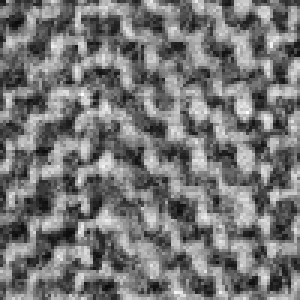
#> input picture images/orig_image_rezise.png, 100 x 100 px, given in place of brodatz_D11.jpeg, which was not available (shown 3 times larger)
$ python gabor_class_test_scaling12.py   (Python 2 division)   (older library calls are emulated)
#> lines starting #> are read from the running program, lines starting #| are printed output that depends on the picture; after the words box and inside, x2 and y2 are one past the last pixel; in counts of white or black regions, pixels touching at a corner belong together; long printed decimals are rounded; pictures that were not available may be replaced by others from this repository, and a replacement may not be noted
### images/gabor_complex.py
# encoding: utf-8
# gabor.py
# 2012-3-8
# Eiichiro Momma

__author__ = 'Frederik Hagelskjær'
import numpy as np
import cv2


def mkKernel(ks, sig, th , lm, ps, gm):
        """ Check the kernel size"""
        if not ks%2:
            exit(1)

        """ Definition of the varibles"""
        theta = th
        psi = ps
        sigma = np.float(sig)
        lmbd = np.float(lm)
        gamma = gm

        """Creating the kernel size"""
        xs=np.linspace(-1*ks/10.,1*ks/10.,ks)
        ys=np.linspace(-1*ks/10.,1*ks/10.,ks)
#        xs=np.linspace(-1*ks,1*ks,ks)
#        ys=np.linspace(-1*ks,1*ks,ks)

        """Creating the kernel"""
        x,y = np.meshgrid(xs,ys)

        """ Angle of the signal """
        x_theta = x*np.cos(theta)+y*np.sin(theta)
        y_theta = -x*np.sin(theta)+y*np.cos(theta)

        #return np.array( np.exp(-0.5*(x_theta**2+gamma * y_theta**2)/sigma**2)*np.cos(2.*np.pi*x_theta/lmbd + psi),dtype=np.float32)
        gabor_kernel =  np.array( np.exp(-(x_theta**2 + y_theta**2)/(2*sigma**2) )*np.cos(2.*np.pi*x_theta/lmbd + psi), dtype=np.float32)
        gabor_kernel = cv2.resize(gabor_kernel, dsize = (21,21) )
        return gabor_kernel
        """  Return the kernel                  The sigma signal                                           The sinus wave                                   """
        return np.array( (1/(sigma))*np.exp(-0.5*(x_theta**2+gamma * y_theta**2)/(sigma)**2)*np.cos(2.*np.pi*x_theta/lmbd + psi), dtype=np.float32)
	#  - np.exp( sigma / 2)


def mkKernelI(ks, sig, th , lm, ps, gm):
        if not ks%2:
            exit(1)

        """ Definition of the varibles"""
        gamma = gm
#        theta = th * np.pi/180.
        theta = th
        psi = ps
        sigma = np.float(sig)
        lmbd = np.float(lm)

        """Creating the kernel size"""
#        xs=np.linspace(-1*ks/10.,1*ks/10.,ks)
#        ys=np.linspace(-1*ks/10.,1*ks/10.,ks)
        xs=np.linspace(-1*ks,1*ks,ks)
        ys=np.linspace(-1*ks,1*ks,ks)
        """Creating the kernel"""
        x,y = np.meshgrid(xs,ys)

        """ Angle of the signal """
        x_theta = x*np.cos(theta)+y*np.sin(theta)
        y_theta = -x*np.sin(theta)+y*np.cos(theta)

        gabor_kernel =  np.array( np.exp(-(x_theta**2 + y_theta**2)/(2*sigma**2) )*np.sin(2.*np.pi*x_theta/lmbd + psi), dtype=np.float32)
        gabor_kernel = cv2.resize(gabor_kernel, dsize = (21,21) )
        return gabor_kernel

        return np.array( np.exp(-(x_theta**2 + y_theta**2)/(2*sigma**2) ) * np.sin(2.*np.pi*x_theta/lmbd + psi), dtype=np.float32)

        """  Return the kernel                  The sigma signal                                           The sinus wave                                   """
        return np.array( (1/(sigma))*np.exp(-0.5*(x_theta**2+gamma * y_theta**2)/(sigma)**2) * np.sin(2.*np.pi*x_theta/lmbd + psi),dtype=np.float32)

class complexKernel:

    def __init__ (self, ks, sig, th, lm, ps, gm):
        self.kernel_real = mkKernel(ks, sig, th, lm, ps, gm )
        self.kernel_imaginary = mkKernelI(ks, sig, th, lm, ps, gm )

    def analyze(self, image):
        image = cv2.cvtColor(image, cv2.COLOR_BGR2GRAY)
        src_f = np.array(image, dtype=np.float32)
        src_f /= 255.

        src_fI = np.array(image, dtype=np.float32)
        src_fI /= 255.

        dest = cv2.filter2D(src_f, cv2.CV_32F,self.kernel_real)
        destI = cv2.filter2D(src_fI, cv2.CV_32F,self.kernel_imaginary)

        mag = np.sqrt(dest**2 + destI**2)

        return mag

    # [4 lines left out: function get_kernel, not called in this run]


# [39 lines that do not run on import are left out]

### images/gabor_class_test_scaling12.py
# -*- coding: utf-8 -*-
"""
Created on Tue Oct 28 17:50:26 2014

@author: frederik
"""

import cv2
from gabor_complex import complexKernel

import numpy as np

if __name__ == '__main__':


    for postD in range(11,14) + range(15,110):
#        camera = cv2.VideoCapture(0)
        print postD
        input_image = "/home/frederik/pcl/brodatz/textures/brodatz_D" + str(postD) + ".jpeg"
        kernel_psi = 0 # np.pi/2.
        kernel_gamma = 1

        large_kernel_list = []
        for scales in [0,1,2,3,4,5] :
            kernel_list = []
            n = 8.

            for theta in range(int(n)):
#                print theta/12. * 2*np.pi
                kernel_list.append([ (theta/n) * np.pi, complexKernel(101,2.67*1.3, (theta/n) * np.pi , 1/(0.2*np.pi/2), kernel_psi, kernel_gamma) ] )
            large_kernel_list.append([scales, kernel_list])


        k = 0
        while(k != 27):
#             _ = camera.get()
#             _,image = camera.read()
             image = cv2.imread(input_image)
#> image is the input picture: shape (100, 100, 3); min 11, max 255, mean 118.2
             cv2.imshow('input_image',image)
             large_image_list = []
             kernel_large_list = []

             for scale, kernel_listn in large_kernel_list:
                 image = cv2.imread(input_image)
                 pre_scale = scale
#                 print scale
                 while scale != 0:
                     if scale > 0:
                         image = cv2.pyrDown(image)
                         scale -= 1
                     else:
                         image = cv2.pyrUp(image)
                         scale += 1
#> after the loop, scale = 0


                 analyzed_images = []
                 kernels = []
                 print
                 for kernel_number, kernel in kernel_listn:
                     original_scale = pre_scale
#                     print "original_scale", original_scale

                     gabor_image = kernel.analyze(image)

# [14 lines of commented-out code are left out]
                     gabor_image = cv2.resize(gabor_image, dsize = (100,100) )
                     gabor_image = cv2.blur(gabor_image,(5,5))
                     print gabor_image.max()

                     mean_value = str(gabor_image[50,50])

                     cv2.putText(gabor_image, str(mean_value), (0,50), cv2.FONT_HERSHEY_SIMPLEX, 1, (0,0,0),3)
                     cv2.putText(gabor_image,str(mean_value), (0,50), cv2.FONT_HERSHEY_SIMPLEX, 1, (255,255,0),2)

                     analyzed_images.append( gabor_image )
#                     kernels.append( kernel.get_kernel() )

                     kernels.append( np.ones( (11,11), np.float)*float(mean_value)  )
#> this loop made 8 passes
#> mean_value on passes 1 to 8: '0.6661882', '0.5078291', '0.10786624', '0.45030737', '0.2340164', '0.17901322', '0.324659', '0.48816612'
#| 2.443
#| 1.110
#| 1.156
#| 1.010
#| 0.9988
#| 0.8751
#| 0.8731
#| 1.394
#> pass 1, in analyze, `dest = cv2.filter2D(src_f, cv2.CV_32F,self.kernel_real)`:
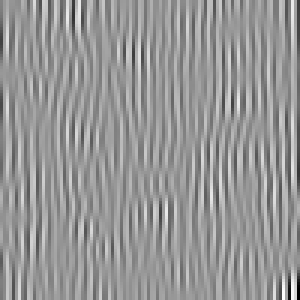
#> dest: shape (100, 100) float32 (shown 3 times larger); min -3.52, max 2.53, mean 0.0649; drawn with min black and max white
#> after the loop:
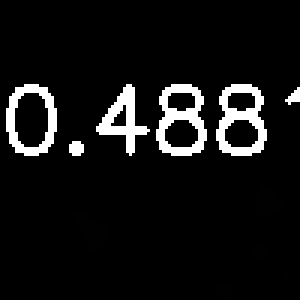
#> gabor_image: shape (100, 100) float32 (shown 3 times larger); min 0, max 255, mean 19.8
#> after the loop, analyzed_images = 8 items; kernels = 8 items

                 former_image = cv2.hconcat(  analyzed_images )
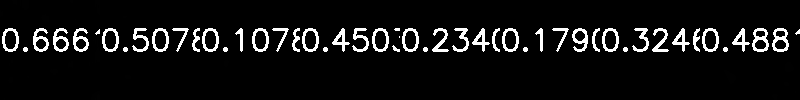
#> former_image: shape (100, 800) float32; min 0, max 255, mean 18.8
                 print former_image.shape
#| (100, 800)

                 large_image_list.append( former_image )

                 former_kernel = cv2.hconcat( kernels )
                 print former_kernel.shape
#| (11, 88)
                 kernel_large_list.append( former_kernel )


             combinened_image = cv2.vconcat( large_image_list )
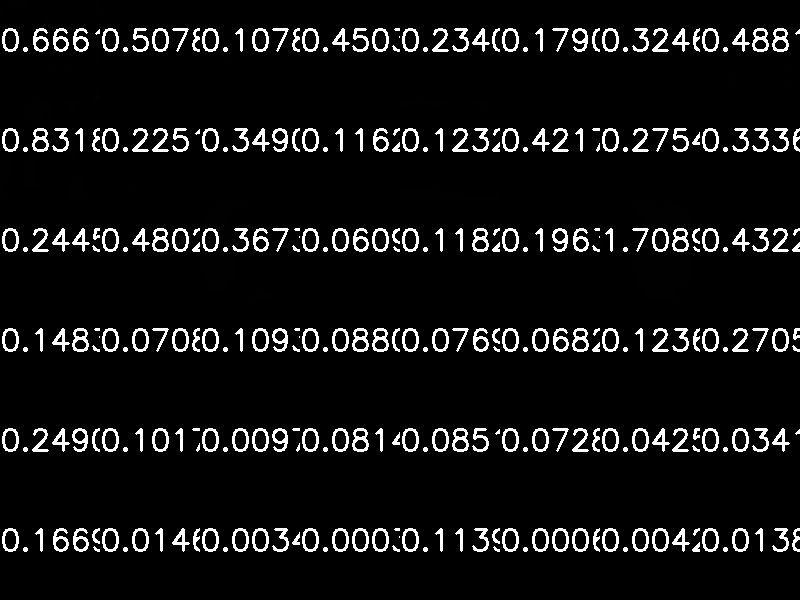
#> combinened_image: shape (600, 800) float32; min 0, max 255, mean 18.5
             combinened_kernels = cv2.vconcat( kernel_large_list )

#             combinened_image = np.array( combinened_image, np.uint8)
#             cv2.normalize( combinened_image, combinened_image,0,1, cv2.NORM_MINMAX)
             gabor_image = np.array(gabor_image, dtype=np.uint8)
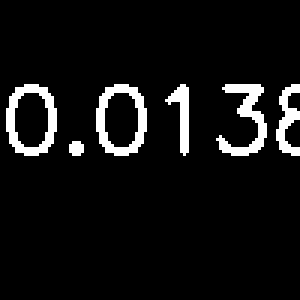
#> gabor_image: shape (100, 100) (shown 3 times larger); 7% white; 6 white regions, box (x1, y1, x2, y2) and area: (2, 28, 19, 52) 170, (32, 28, 49, 52) 170, (72, 28, 89, 52) 158, (92, 28, 100, 52) 96, (55, 28, 63, 52) 85, (23, 47, 28, 52) 21
             cv2.imshow('gabor_image', combinened_image*2.+0.5)
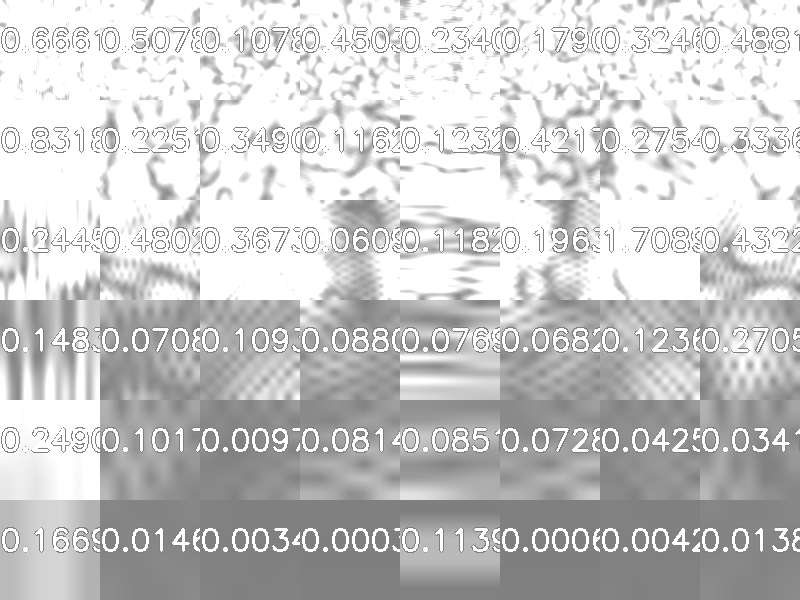
#> window 'gabor_image': shape (600, 800); min 127, max 255, mean 201.6

             cv2.imshow('gabor_kernels', combinened_kernels)
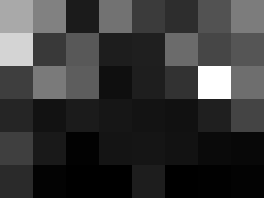
#> window 'gabor_kernels': shape (66, 88) (shown 3 times larger); min 0, max 255, mean 55.2
#             cv2.imwrite(input_image[:-4] + "_gabor.png", (combinened_image*2.+0.5) *100)
#             cv2.imwrite("gabor_kernels.png", np.array(combinened_kernels*255, np.uint8))

             k = cv2.waitKey(0)
#> (key Esc is pressed here)
             break
#> pass 2 of the loop `for postD in range(11,14) + range(15,110):`:
#> the loop `for scales in [0,1,2,3,4,5] :` made 6 passes
#> pass 1, in mkKernel (call 49), `x,y = np.meshgrid(xs,ys)`:
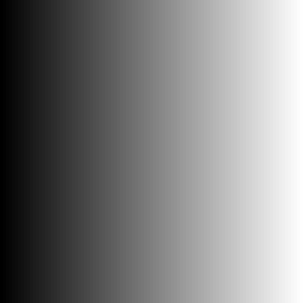
#> x: shape (101, 101) float64 (shown 3 times larger); min -10.1, max 10.1, mean -3.43e-16; drawn with min black and max white
#> after the loop `for scales in [0,1,2,3,4,5] :`: large_kernel_list = 6 items
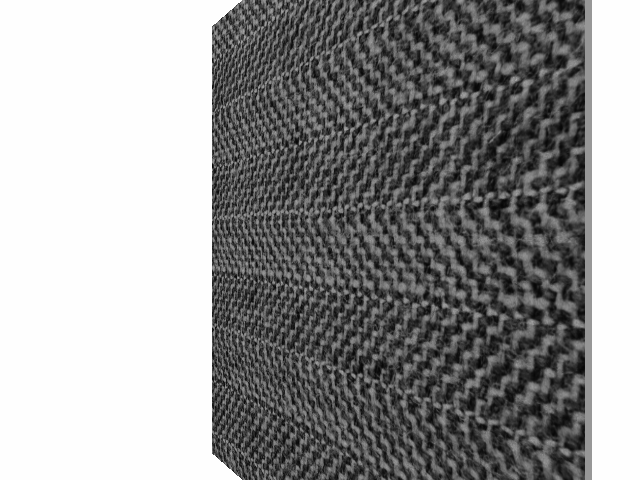
#> input picture images/test_image.png, 640 x 480 px, given in place of brodatz_D12.jpeg, which was not available
#> image is the input picture: shape (480, 640, 3); mean B, G, R 148.9, 148.9, 148.9
#> pre_scale = 0
#> the loop `for kernel_number, kernel in kernel_listn:` made 8 passes
#> (kernel_number, mean_value) on passes 1 to 8: (0, '0.26607293'), (0.393, '0.23873614'), (0.785, '0.18921033'), (1.18, '0.15660344'), (1.57, '0.19696152'), (1.96, '0.21078391'), (2.36, '0.16167952'), (2.75, '0.22591852')
#> (printed output is left out)
#| (100, 800)
#| (11, 88)
#> `cv2.imshow('gabor_image', combinened_image*2.+0.5)`:
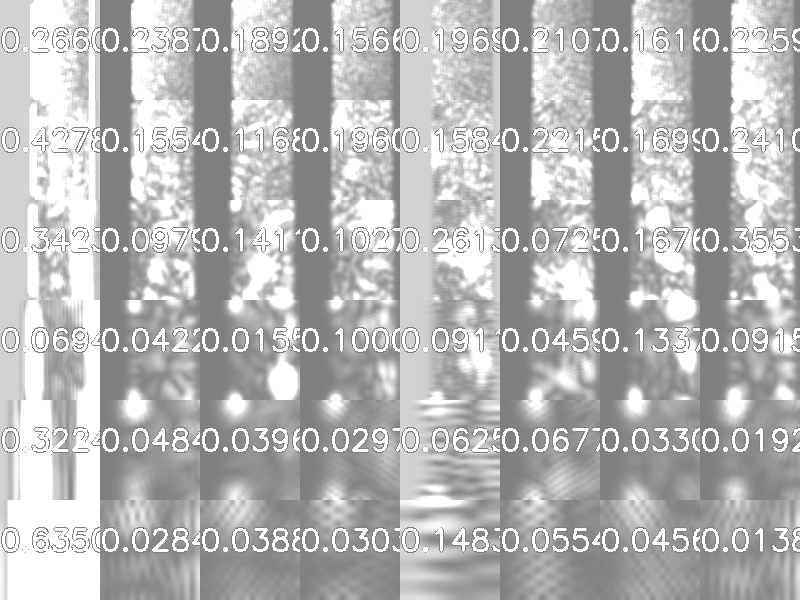
#> window 'gabor_image': shape (600, 800); min 127, max 255, mean 182.2
#> (key Enter is pressed here)
#> (the run stopped early here; a loop or call above may not have finished)
